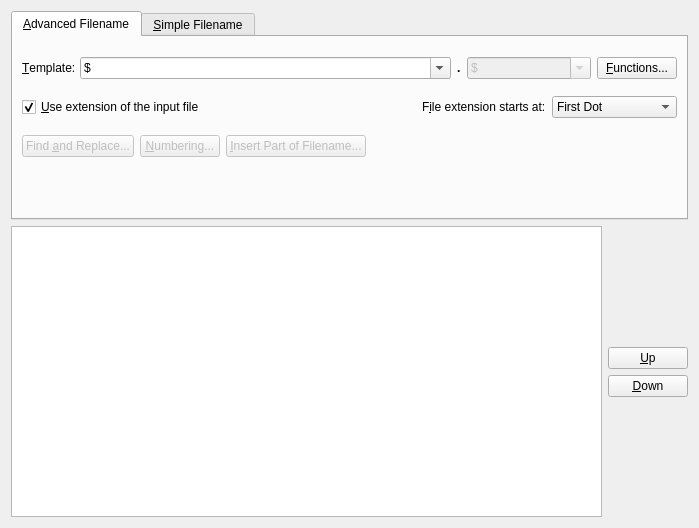
<?xml version="1.0" encoding="UTF-8"?>
<ui version="4.0">
 <class>KRenameFilename</class>
 <widget class="QWidget" name="KRenameFilename">
  <property name="geometry">
   <rect>
    <x>0</x>
    <y>0</y>
    <width>699</width>
    <height>528</height>
   </rect>
  </property>
  <layout class="QVBoxLayout">
   <item>
    <widget class="QTabWidget" name="tabWidget">
     <property name="sizePolicy">
      <sizepolicy hsizetype="Expanding" vsizetype="Minimum">
       <horstretch>0</horstretch>
       <verstretch>0</verstretch>
      </sizepolicy>
     </property>
     <property name="currentIndex">
      <number>0</number>
     </property>
     <widget class="QWidget" name="tabAdvanced">
      <attribute name="title">
       <string>&amp;Advanced Filename</string>
      </attribute>
      <layout class="QVBoxLayout">
       <item>
        <layout class="QHBoxLayout">
         <property name="spacing">
          <number>6</number>
         </property>
         <property name="leftMargin">
          <number>0</number>
         </property>
         <property name="topMargin">
          <number>0</number>
         </property>
         <property name="rightMargin">
          <number>0</number>
         </property>
         <property name="bottomMargin">
          <number>0</number>
         </property>
         <item>
          <widget class="QLabel" name="lblTemplate">
           <property name="text">
            <string>&amp;Template:</string>
           </property>
           <property name="buddy">
            <cstring>filenameTemplate</cstring>
           </property>
          </widget>
         </item>
         <item>
          <widget class="ExtHistoryCombo" name="filenameTemplate">
           <property name="sizePolicy">
            <sizepolicy hsizetype="Expanding" vsizetype="Fixed">
             <horstretch>6</horstretch>
             <verstretch>0</verstretch>
            </sizepolicy>
           </property>
           <property name="toolTip">
            <string>&lt;qt&gt;Enter a template for changing the filename.&lt;/qt&gt;</string>
           </property>
           <property name="editable">
            <bool>true</bool>
           </property>
           <item>
            <property name="text">
             <string>$</string>
            </property>
           </item>
          </widget>
         </item>
         <item>
          <widget class="QLabel" name="lblDot">
           <property name="text">
            <string>&lt;p&gt;&lt;b&gt;.&lt;/b&gt;&lt;/p&gt;</string>
           </property>
          </widget>
         </item>
         <item>
          <widget class="ExtHistoryCombo" name="extensionTemplate">
           <property name="enabled">
            <bool>false</bool>
           </property>
           <property name="sizePolicy">
            <sizepolicy hsizetype="Preferred" vsizetype="Fixed">
             <horstretch>2</horstretch>
             <verstretch>0</verstretch>
            </sizepolicy>
           </property>
           <property name="toolTip">
            <string>&lt;qt&gt;Enter a template for changing the file extension.&lt;/qt&gt;</string>
           </property>
           <property name="editable">
            <bool>true</bool>
           </property>
           <item>
            <property name="text">
             <string>$</string>
            </property>
           </item>
          </widget>
         </item>
         <item>
          <widget class="QPushButton" name="buttonFunctions">
           <property name="toolTip">
            <string>&lt;qt&gt;Insert special functions like the artist of an mp3 or the creation date of an image.&lt;/qt&gt;</string>
           </property>
           <property name="text">
            <string>&amp;Functions...</string>
           </property>
          </widget>
         </item>
        </layout>
       </item>
       <item>
        <layout class="QHBoxLayout">
         <property name="spacing">
          <number>6</number>
         </property>
         <property name="leftMargin">
          <number>0</number>
         </property>
         <property name="topMargin">
          <number>0</number>
         </property>
         <property name="rightMargin">
          <number>0</number>
         </property>
         <property name="bottomMargin">
          <number>0</number>
         </property>
         <item>
          <widget class="QCheckBox" name="checkExtension">
           <property name="toolTip">
            <string>&lt;qt&gt;Keep the file extension as it is and do not change it.&lt;/qt&gt;</string>
           </property>
           <property name="text">
            <string>&amp;Use extension of the input file</string>
           </property>
           <property name="checked">
            <bool>true</bool>
           </property>
          </widget>
         </item>
         <item>
          <spacer>
           <property name="orientation">
            <enum>Qt::Horizontal</enum>
           </property>
           <property name="sizeHint" stdset="0">
            <size>
             <width>40</width>
             <height>20</height>
            </size>
           </property>
          </spacer>
         </item>
         <item>
          <widget class="QLabel" name="lblExtension">
           <property name="text">
            <string>F&amp;ile extension starts at:</string>
           </property>
           <property name="buddy">
            <cstring>comboExtension</cstring>
           </property>
          </widget>
         </item>
         <item>
          <widget class="QComboBox" name="comboExtension">
           <property name="toolTip">
            <string>&lt;qt&gt;Configure which part of the filename is considered to be the fileextension. E.g. &quot;First Dot&quot;, will consider &quot;.tar.gz&quot; as extension, &quot;Last Dot&quot; only &quot;.gz&quot;.&lt;/qt&gt;</string>
           </property>
           <item>
            <property name="text">
             <string>First Dot</string>
            </property>
           </item>
           <item>
            <property name="text">
             <string>Last Dot</string>
            </property>
           </item>
           <item>
            <property name="text">
             <string>No File Extension</string>
            </property>
           </item>
          </widget>
         </item>
        </layout>
       </item>
       <item>
        <layout class="QHBoxLayout">
         <property name="spacing">
          <number>6</number>
         </property>
         <property name="leftMargin">
          <number>0</number>
         </property>
         <property name="topMargin">
          <number>0</number>
         </property>
         <property name="rightMargin">
          <number>0</number>
         </property>
         <property name="bottomMargin">
          <number>0</number>
         </property>
         <item>
          <widget class="QPushButton" name="buttonFind">
           <property name="enabled">
            <bool>false</bool>
           </property>
           <property name="toolTip">
            <string>&lt;qt&gt;Find and replace strings and regular expressions in the renamed filename.&lt;/qt&gt;</string>
           </property>
           <property name="text">
            <string>Find &amp;and Replace...</string>
           </property>
          </widget>
         </item>
         <item>
          <widget class="QPushButton" name="buttonNumbering">
           <property name="enabled">
            <bool>false</bool>
           </property>
           <property name="toolTip">
            <string>&lt;qt&gt;Configure start index, stepping and skipping for numbering of filenames.&lt;/qt&gt;</string>
           </property>
           <property name="text">
            <string>&amp;Numbering...</string>
           </property>
          </widget>
         </item>
         <item>
          <widget class="QPushButton" name="buttonInsert">
           <property name="enabled">
            <bool>false</bool>
           </property>
           <property name="toolTip">
            <string>&lt;qt&gt;Graphically select a part of a filename to insert.&lt;/qt&gt;</string>
           </property>
           <property name="text">
            <string>&amp;Insert Part of Filename...</string>
           </property>
          </widget>
         </item>
         <item>
          <spacer>
           <property name="orientation">
            <enum>Qt::Horizontal</enum>
           </property>
           <property name="sizeHint" stdset="0">
            <size>
             <width>40</width>
             <height>20</height>
            </size>
           </property>
          </spacer>
         </item>
        </layout>
       </item>
       <item>
        <spacer>
         <property name="orientation">
          <enum>Qt::Vertical</enum>
         </property>
         <property name="sizeType">
          <enum>QSizePolicy::Minimum</enum>
         </property>
         <property name="sizeHint" stdset="0">
          <size>
           <width>20</width>
           <height>40</height>
          </size>
         </property>
        </spacer>
       </item>
      </layout>
     </widget>
     <widget class="QWidget" name="tabSimple">
      <attribute name="title">
       <string>&amp;Simple Filename</string>
      </attribute>
      <layout class="QVBoxLayout">
       <item>
        <layout class="QHBoxLayout">
         <property name="spacing">
          <number>6</number>
         </property>
         <property name="leftMargin">
          <number>0</number>
         </property>
         <property name="topMargin">
          <number>0</number>
         </property>
         <property name="rightMargin">
          <number>0</number>
         </property>
         <property name="bottomMargin">
          <number>0</number>
         </property>
         <item>
          <widget class="QGroupBox" name="groupFilename">
           <property name="title">
            <string>&amp;Filename</string>
           </property>
           <layout class="QGridLayout">
            <property name="leftMargin">
             <number>9</number>
            </property>
            <property name="topMargin">
             <number>9</number>
            </property>
            <property name="rightMargin">
             <number>9</number>
            </property>
            <property name="bottomMargin">
             <number>9</number>
            </property>
            <property name="spacing">
             <number>6</number>
            </property>
            <item row="1" column="0">
             <widget class="QLabel" name="lblSuffix">
              <property name="text">
               <string>&amp;Suffix:</string>
              </property>
              <property name="buddy">
               <cstring>comboSuffixCustom</cstring>
              </property>
             </widget>
            </item>
            <item row="3" column="3">
             <widget class="QPushButton" name="buttonHelp4">
              <property name="enabled">
               <bool>false</bool>
              </property>
              <property name="toolTip">
               <string>&lt;qt&gt;Insert special functions like the artist of an mp3 or the creation date of an image.&lt;/qt&gt;</string>
              </property>
              <property name="text">
               <string/>
              </property>
             </widget>
            </item>
            <item row="2" column="3">
             <widget class="QPushButton" name="buttonHelp3">
              <property name="enabled">
               <bool>false</bool>
              </property>
              <property name="toolTip">
               <string>&lt;qt&gt;Insert special functions like the artist of an mp3 or the creation date of an image.&lt;/qt&gt;</string>
              </property>
              <property name="text">
               <string/>
              </property>
             </widget>
            </item>
            <item row="2" column="2">
             <widget class="ExtHistoryCombo" name="comboFilenameCustom">
              <property name="enabled">
               <bool>false</bool>
              </property>
              <property name="sizePolicy">
               <sizepolicy hsizetype="MinimumExpanding" vsizetype="Fixed">
                <horstretch>2</horstretch>
                <verstretch>0</verstretch>
               </sizepolicy>
              </property>
              <property name="sizeIncrement">
               <size>
                <width>0</width>
                <height>0</height>
               </size>
              </property>
              <property name="editable">
               <bool>true</bool>
              </property>
             </widget>
            </item>
            <item row="2" column="1">
             <widget class="QComboBox" name="comboFilenameSimple">
              <property name="sizePolicy">
               <sizepolicy hsizetype="Maximum" vsizetype="Fixed">
                <horstretch>3</horstretch>
                <verstretch>0</verstretch>
               </sizepolicy>
              </property>
              <item>
               <property name="text">
                <string>Use original name</string>
               </property>
              </item>
              <item>
               <property name="text">
                <string>Convert to lower case</string>
               </property>
              </item>
              <item>
               <property name="text">
                <string>Convert to upper case</string>
               </property>
              </item>
              <item>
               <property name="text">
                <string>Capitalize</string>
               </property>
              </item>
              <item>
               <property name="text">
                <string>Custom name</string>
               </property>
              </item>
             </widget>
            </item>
            <item row="2" column="0">
             <widget class="QLabel" name="lblFilename">
              <property name="text">
               <string>File&amp;name:</string>
              </property>
              <property name="buddy">
               <cstring>comboFilenameCustom</cstring>
              </property>
             </widget>
            </item>
            <item row="1" column="3">
             <widget class="QPushButton" name="buttonHelp2">
              <property name="toolTip">
               <string>&lt;qt&gt;Insert special functions like the artist of an mp3 or the creation date of an image.&lt;/qt&gt;</string>
              </property>
              <property name="text">
               <string/>
              </property>
             </widget>
            </item>
            <item row="1" column="2">
             <widget class="ExtHistoryCombo" name="comboSuffixCustom">
              <property name="sizePolicy">
               <sizepolicy hsizetype="MinimumExpanding" vsizetype="Fixed">
                <horstretch>2</horstretch>
                <verstretch>0</verstretch>
               </sizepolicy>
              </property>
              <property name="sizeIncrement">
               <size>
                <width>0</width>
                <height>0</height>
               </size>
              </property>
              <property name="editable">
               <bool>true</bool>
              </property>
             </widget>
            </item>
            <item row="1" column="1">
             <widget class="QComboBox" name="comboSuffix">
              <property name="sizePolicy">
               <sizepolicy hsizetype="Preferred" vsizetype="Fixed">
                <horstretch>3</horstretch>
                <verstretch>0</verstretch>
               </sizepolicy>
              </property>
              <item>
               <property name="text">
                <string/>
               </property>
              </item>
              <item>
               <property name="text">
                <string>Number</string>
               </property>
              </item>
              <item>
               <property name="text">
                <string>Date</string>
               </property>
              </item>
             </widget>
            </item>
            <item row="0" column="3">
             <widget class="QPushButton" name="buttonHelp1">
              <property name="toolTip">
               <string>&lt;qt&gt;Insert special functions like the artist of an mp3 or the creation date of an image.&lt;/qt&gt;</string>
              </property>
              <property name="text">
               <string/>
              </property>
             </widget>
            </item>
            <item row="0" column="0">
             <widget class="QLabel" name="lblPrefix">
              <property name="text">
               <string>&amp;Prefix:</string>
              </property>
              <property name="buddy">
               <cstring>comboPrefixCustom</cstring>
              </property>
             </widget>
            </item>
            <item row="3" column="0">
             <widget class="QLabel" name="lblExtension_2">
              <property name="text">
               <string>&amp;Extension:</string>
              </property>
              <property name="buddy">
               <cstring>comboExtensionCustom</cstring>
              </property>
             </widget>
            </item>
            <item row="0" column="1">
             <widget class="QComboBox" name="comboPrefix">
              <property name="sizePolicy">
               <sizepolicy hsizetype="Preferred" vsizetype="Fixed">
                <horstretch>3</horstretch>
                <verstretch>0</verstretch>
               </sizepolicy>
              </property>
              <item>
               <property name="text">
                <string/>
               </property>
              </item>
              <item>
               <property name="text">
                <string>Number</string>
               </property>
              </item>
              <item>
               <property name="text">
                <string>Date</string>
               </property>
              </item>
             </widget>
            </item>
            <item row="3" column="1">
             <widget class="QComboBox" name="comboExtensionSimple">
              <property name="sizePolicy">
               <sizepolicy hsizetype="Maximum" vsizetype="Fixed">
                <horstretch>3</horstretch>
                <verstretch>0</verstretch>
               </sizepolicy>
              </property>
              <item>
               <property name="text">
                <string>Use original extension</string>
               </property>
              </item>
              <item>
               <property name="text">
                <string>Convert to lower case</string>
               </property>
              </item>
              <item>
               <property name="text">
                <string>Convert to upper case</string>
               </property>
              </item>
              <item>
               <property name="text">
                <string>Capitalize</string>
               </property>
              </item>
              <item>
               <property name="text">
                <string>Custom extension</string>
               </property>
              </item>
             </widget>
            </item>
            <item row="0" column="2">
             <widget class="ExtHistoryCombo" name="comboPrefixCustom">
              <property name="sizePolicy">
               <sizepolicy hsizetype="MinimumExpanding" vsizetype="Fixed">
                <horstretch>2</horstretch>
                <verstretch>0</verstretch>
               </sizepolicy>
              </property>
              <property name="sizeIncrement">
               <size>
                <width>0</width>
                <height>0</height>
               </size>
              </property>
              <property name="editable">
               <bool>true</bool>
              </property>
             </widget>
            </item>
            <item row="3" column="2">
             <widget class="ExtHistoryCombo" name="comboExtensionCustom">
              <property name="enabled">
               <bool>false</bool>
              </property>
              <property name="sizePolicy">
               <sizepolicy hsizetype="MinimumExpanding" vsizetype="Fixed">
                <horstretch>2</horstretch>
                <verstretch>0</verstretch>
               </sizepolicy>
              </property>
              <property name="sizeIncrement">
               <size>
                <width>0</width>
                <height>0</height>
               </size>
              </property>
              <property name="editable">
               <bool>true</bool>
              </property>
             </widget>
            </item>
           </layout>
          </widget>
         </item>
         <item>
          <layout class="QVBoxLayout">
           <property name="spacing">
            <number>6</number>
           </property>
           <property name="leftMargin">
            <number>0</number>
           </property>
           <property name="topMargin">
            <number>0</number>
           </property>
           <property name="rightMargin">
            <number>0</number>
           </property>
           <property name="bottomMargin">
            <number>0</number>
           </property>
           <item>
            <widget class="QGroupBox" name="groupNumber">
             <property name="sizePolicy">
              <sizepolicy hsizetype="Maximum" vsizetype="Preferred">
               <horstretch>0</horstretch>
               <verstretch>0</verstretch>
              </sizepolicy>
             </property>
             <property name="title">
              <string>N&amp;umber</string>
             </property>
             <layout class="QGridLayout">
              <property name="leftMargin">
               <number>9</number>
              </property>
              <property name="topMargin">
               <number>9</number>
              </property>
              <property name="rightMargin">
               <number>9</number>
              </property>
              <property name="bottomMargin">
               <number>9</number>
              </property>
              <property name="spacing">
               <number>6</number>
              </property>
              <item row="1" column="1">
               <widget class="QSpinBox" name="spinDigits">
                <property name="sizePolicy">
                 <sizepolicy hsizetype="Expanding" vsizetype="Fixed">
                  <horstretch>2</horstretch>
                  <verstretch>0</verstretch>
                 </sizepolicy>
                </property>
                <property name="minimum">
                 <number>1</number>
                </property>
               </widget>
              </item>
              <item row="0" column="1">
               <widget class="QSpinBox" name="spinIndex">
                <property name="sizePolicy">
                 <sizepolicy hsizetype="Expanding" vsizetype="Fixed">
                  <horstretch>2</horstretch>
                  <verstretch>0</verstretch>
                 </sizepolicy>
                </property>
                <property name="minimum">
                 <number>-10000</number>
                </property>
                <property name="maximum">
                 <number>10000</number>
                </property>
               </widget>
              </item>
              <item row="1" column="0">
               <widget class="QLabel" name="lblDigits">
                <property name="text">
                 <string>Number of &amp;digits:</string>
                </property>
                <property name="buddy">
                 <cstring>spinDigits</cstring>
                </property>
               </widget>
              </item>
              <item row="0" column="0">
               <widget class="QLabel" name="lblIndex">
                <property name="text">
                 <string>Start  &amp;index:</string>
                </property>
                <property name="buddy">
                 <cstring>spinIndex</cstring>
                </property>
               </widget>
              </item>
             </layout>
            </widget>
           </item>
           <item>
            <spacer>
             <property name="orientation">
              <enum>Qt::Vertical</enum>
             </property>
             <property name="sizeType">
              <enum>QSizePolicy::Minimum</enum>
             </property>
             <property name="sizeHint" stdset="0">
              <size>
               <width>20</width>
               <height>40</height>
              </size>
             </property>
            </spacer>
           </item>
           <item>
            <widget class="QPushButton" name="buttonFindSimple">
             <property name="enabled">
              <bool>false</bool>
             </property>
             <property name="sizePolicy">
              <sizepolicy hsizetype="Preferred" vsizetype="Fixed">
               <horstretch>0</horstretch>
               <verstretch>0</verstretch>
              </sizepolicy>
             </property>
             <property name="toolTip">
              <string>&lt;qt&gt;Find and replace strings and regular expressions in the renamed filename.&lt;/qt&gt;</string>
             </property>
             <property name="text">
              <string>Find &amp;and Replace...</string>
             </property>
            </widget>
           </item>
          </layout>
         </item>
        </layout>
       </item>
      </layout>
     </widget>
    </widget>
   </item>
   <item>
    <layout class="QHBoxLayout">
     <property name="spacing">
      <number>6</number>
     </property>
     <property name="leftMargin">
      <number>0</number>
     </property>
     <property name="topMargin">
      <number>0</number>
     </property>
     <property name="rightMargin">
      <number>0</number>
     </property>
     <property name="bottomMargin">
      <number>0</number>
     </property>
     <item>
      <widget class="PreviewList" name="listPreview">
       <property name="sizePolicy">
        <sizepolicy hsizetype="Expanding" vsizetype="Expanding">
         <horstretch>0</horstretch>
         <verstretch>0</verstretch>
        </sizepolicy>
       </property>
       <property name="sizeIncrement">
        <size>
         <width>0</width>
         <height>2</height>
        </size>
       </property>
       <property name="rootIsDecorated">
        <bool>false</bool>
       </property>
       <property name="itemsExpandable">
        <bool>false</bool>
       </property>
       <property name="allColumnsShowFocus">
        <bool>true</bool>
       </property>
      </widget>
     </item>
     <item>
      <layout class="QVBoxLayout">
       <property name="spacing">
        <number>6</number>
       </property>
       <property name="leftMargin">
        <number>0</number>
       </property>
       <property name="topMargin">
        <number>0</number>
       </property>
       <property name="rightMargin">
        <number>0</number>
       </property>
       <property name="bottomMargin">
        <number>0</number>
       </property>
       <item>
        <spacer>
         <property name="orientation">
          <enum>Qt::Vertical</enum>
         </property>
         <property name="sizeHint" stdset="0">
          <size>
           <width>20</width>
           <height>40</height>
          </size>
         </property>
        </spacer>
       </item>
       <item>
        <widget class="QPushButton" name="buttonUp">
         <property name="toolTip">
          <string>Move selected files upwards.</string>
         </property>
         <property name="text">
          <string>&amp;Up</string>
         </property>
        </widget>
       </item>
       <item>
        <widget class="QPushButton" name="buttonDown">
         <property name="toolTip">
          <string>Move selected files downwards.</string>
         </property>
         <property name="text">
          <string>&amp;Down</string>
         </property>
        </widget>
       </item>
       <item>
        <spacer>
         <property name="orientation">
          <enum>Qt::Vertical</enum>
         </property>
         <property name="sizeHint" stdset="0">
          <size>
           <width>20</width>
           <height>40</height>
          </size>
         </property>
        </spacer>
       </item>
      </layout>
     </item>
    </layout>
   </item>
  </layout>
 </widget>
 <customwidgets>
  <customwidget>
   <class>ExtHistoryCombo</class>
   <extends>QComboBox</extends>
   <header>exthistorycombo.h</header>
  </customwidget>
  <customwidget>
   <class>PreviewList</class>
   <extends>QTreeView</extends>
   <header>previewlist.h</header>
  </customwidget>
 </customwidgets>
 <resources/>
 <connections/>
</ui>
